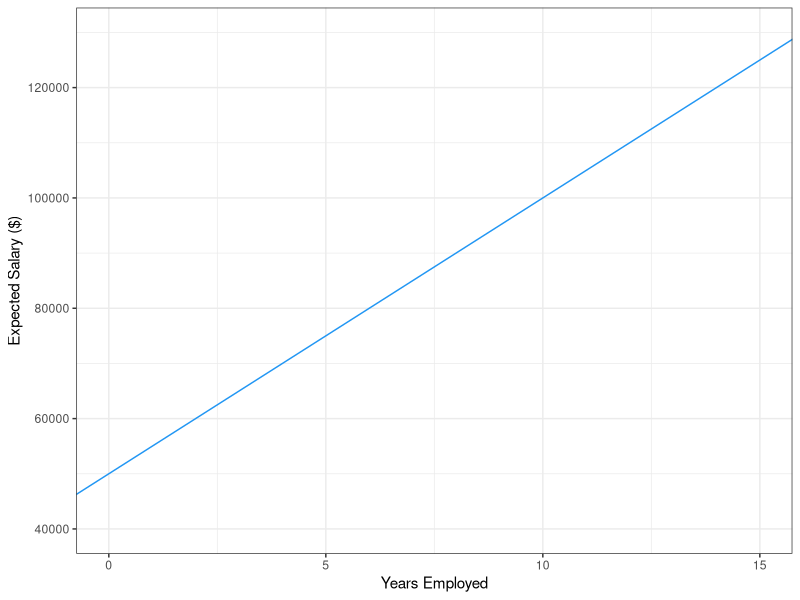
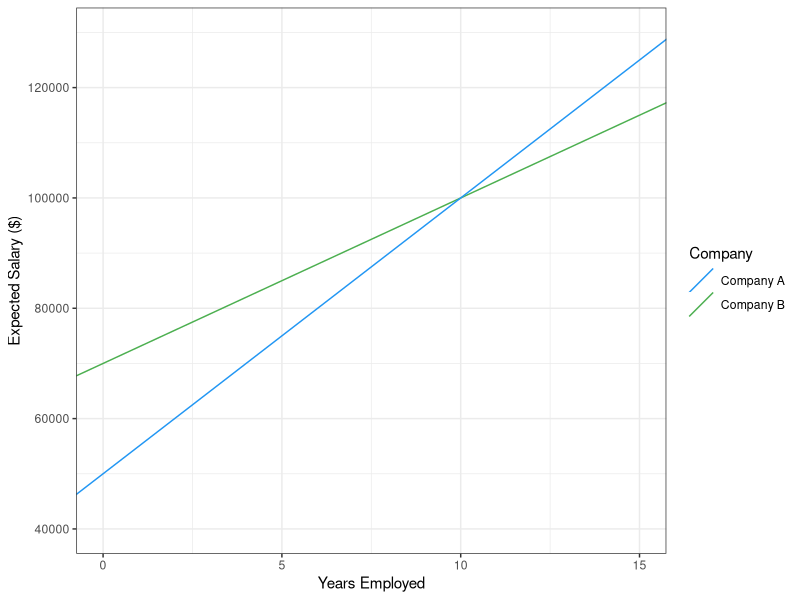
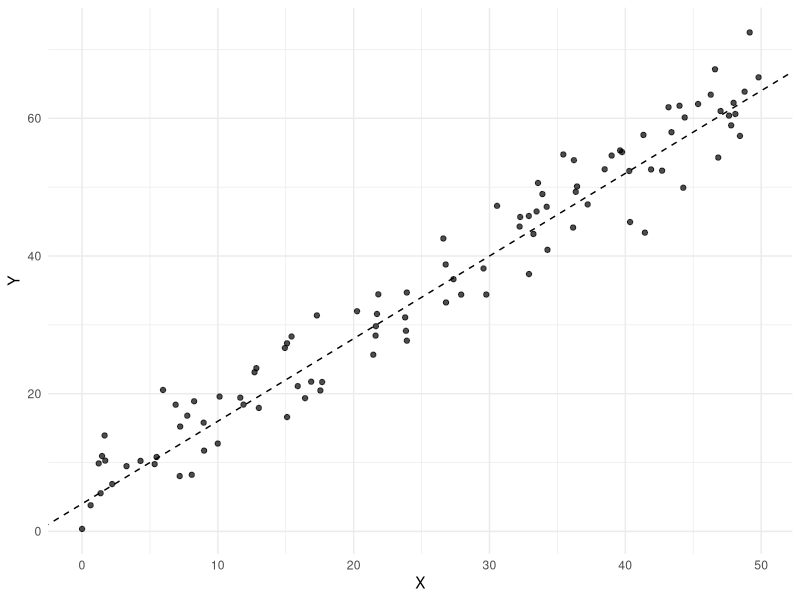

Here is the R script that generated these plots, in order:
## ---- chunk 1
#| include: false
library(ggplot2)
theme_set(theme_bw())
## ---- chunk 2
#| echo: false
#| fig-cap: "Expected salary at Company A as a function of years employed."
ggplot() +
  geom_abline(intercept = 5e4, slope = 5e3, colour = '#2196F3') +
  lims(x = c(0, 15), y = c(4e4, 13e4)) +
  labs(x = "Years Employed", y = "Expected Salary ($)")
## ---- chunk 3
#| echo: false
#| fig-cap: "Linear salary trends for two companies."
ggplot() +
  geom_abline(aes(intercept = 7e4, slope = 3e3, colour = "Company B")) +
  geom_abline(aes(intercept = 5e4, slope = 5e3, colour = "Company A")) +
  lims(x = c(0, 15), y = c(4e4, 13e4)) +
  labs(
    x = "Years Employed",
    y = "Expected Salary ($)",
    colour = "Company"
  ) +
  scale_color_manual(values = c("Company B" = "#4CAF50", "Company A" = "#2196F3"))
## ---- chunk 4
50000+(5000*10)
## ---- chunk 5
pnorm(11e4,1e5, 4e3, lower.tail = FALSE)
## ---- chunk 6
n <- 100
X <- runif(n=100, min=0, max= 50)
head(X)
## ---- chunk 7
alpha <- 4
beta <- 1.2
sigma <- 4

simple_linear_model <- function(X, alpha, beta, sigma) {
  mu <- alpha + (beta * X) 
  mu + rnorm(length(X), mean = 0, sd = sigma)
}
## ---- chunk 8
Y <- simple_linear_model(X, alpha, beta, sigma)
head(Y)
## ---- chunk 9
#| echo: false
#| label: fig-plot
#| fig-cap: "Data generated from the simple linear model $Y=4+1.2\\times X + \\varepsilon$, with $\\varepsilon\\sim N(0,16)$. Dashed line shows E[Y|X] = α + βX"

library(ggplot2)

df <- data.frame(X = X, Y = Y)

ggplot(df, aes(X, Y)) +
  geom_point(alpha = 0.7) +
  geom_abline(intercept = alpha, slope = beta, linetype = "dashed") +
  labs(x = "X", y = "Y") +
  theme_minimal()
